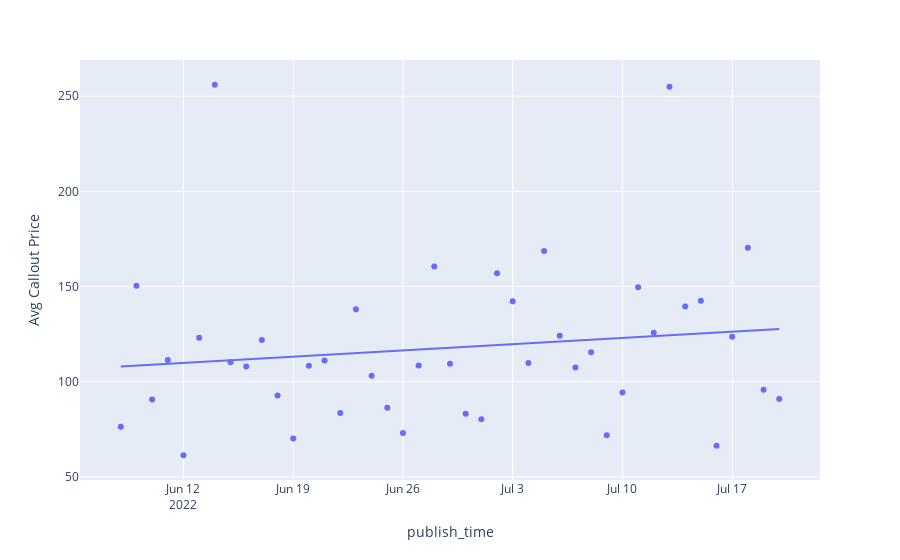

Here is the notebook cell this chart was saved with:
### Code cell
px.scatter(time_gb, 'publish_time', 'Avg Callout Price'
          , trendline='ols')
